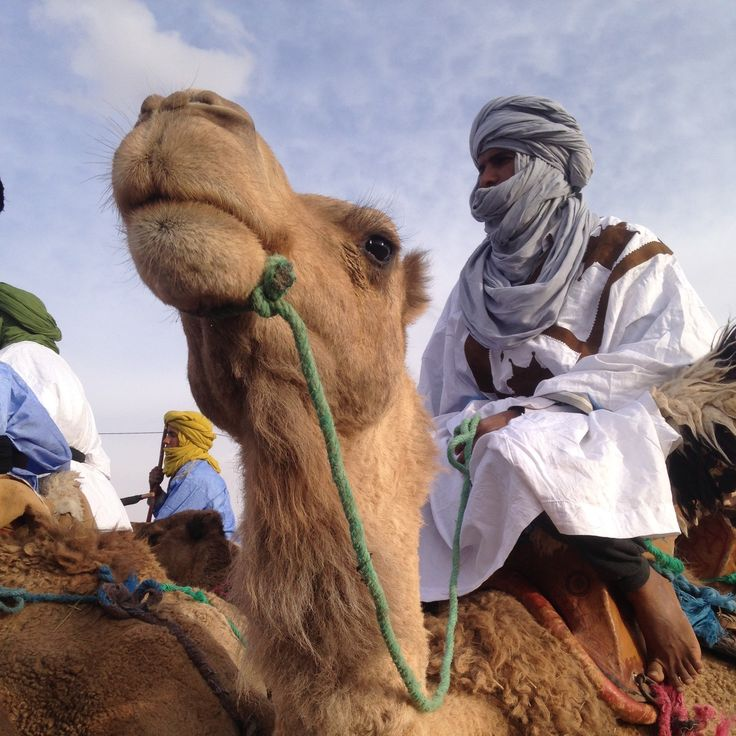
#> input picture 99a28395d6c0e059ea4585a6e94df5c9.jpg, 736 x 736 px
$ python steganography.py
#> lines starting #> are read from the running program, lines starting #| are printed output that depends on the picture; after the words box and inside, x2 and y2 are one past the last pixel; in counts of white or black regions, pixels touching at a corner belong together
### image_analyzer.py
#!/usr/bin/env python3
# -*- coding: utf-8 -*-

"""
Module d'analyse d'image pour la stéganographie LSB
Ce script identifie les zones optimales d'une image pour l'insertion
de données cachées en utilisant la méthode LSB.
"""

import cv2
import numpy as np
import matplotlib.pyplot as plt
from pathlib import Path

class ImageAnalyzer:
    """Classe pour analyser une image et trouver les meilleures zones pour la stéganographie LSB."""

    def __init__(self, image_path):
        """
        Initialise l'analyseur avec le chemin de l'image.

        Args:
            image_path (str): Chemin vers l'image à analyser
        """
#> called with image_path = '99a28395d6c0e059ea4585a6e94df5c9.jpg'
        self.image_path = Path(image_path)
        self.image = cv2.imread(str(image_path))
#> self.image is the input picture: shape (736, 736, 3); mean B, G, R 129.8, 130.8, 146.4
        if self.image is None:
            raise FileNotFoundError(f"Impossible de charger l'image: {image_path}")

        # Convertir l'image de BGR à RGB pour l'affichage
        self.image_rgb = cv2.cvtColor(self.image, cv2.COLOR_BGR2RGB)

        # Convertir en niveaux de gris pour les analyses de texture
        self.gray_image = cv2.cvtColor(self.image, cv2.COLOR_BGR2GRAY)
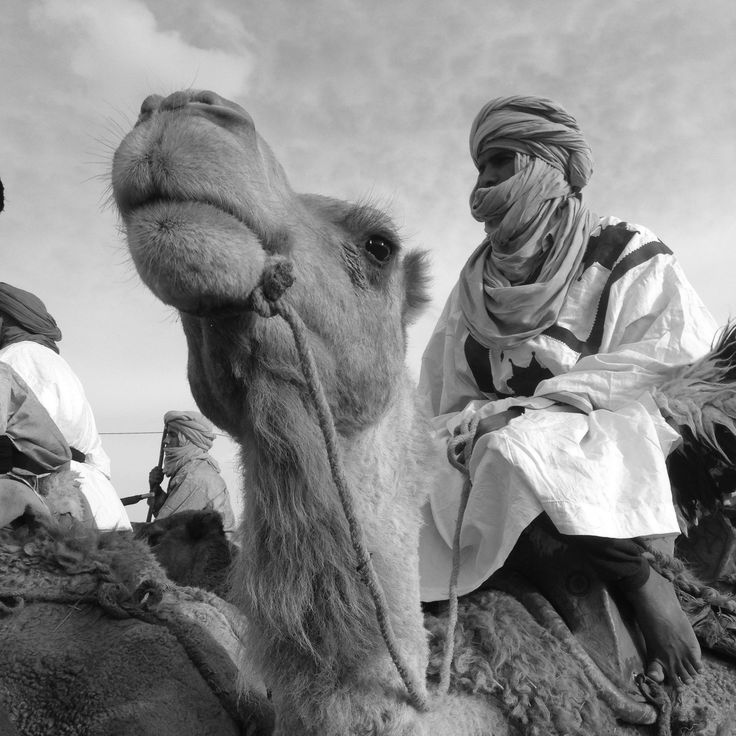
#> self.gray_image: shape (736, 736); min 1, max 255, mean 135.4

        # Dimensions de l'image
        self.height, self.width = self.gray_image.shape[:2]
#> self.height = 736; self.width = 736

    def calculate_edge_density(self, block_size=8):
        """
        Calcule la densité des contours de l'image en utilisant le détecteur de Canny.
        Les zones avec beaucoup de contours sont généralement bonnes pour cacher des données.

        Args:
            block_size (int): Taille des blocs pour l'analyse

        Returns:
            np.ndarray: Carte de chaleur indiquant les densités de contours
        """
#> called with block_size = 16
        # Détection des contours avec Canny
        edges = cv2.Canny(self.gray_image, 100, 200)
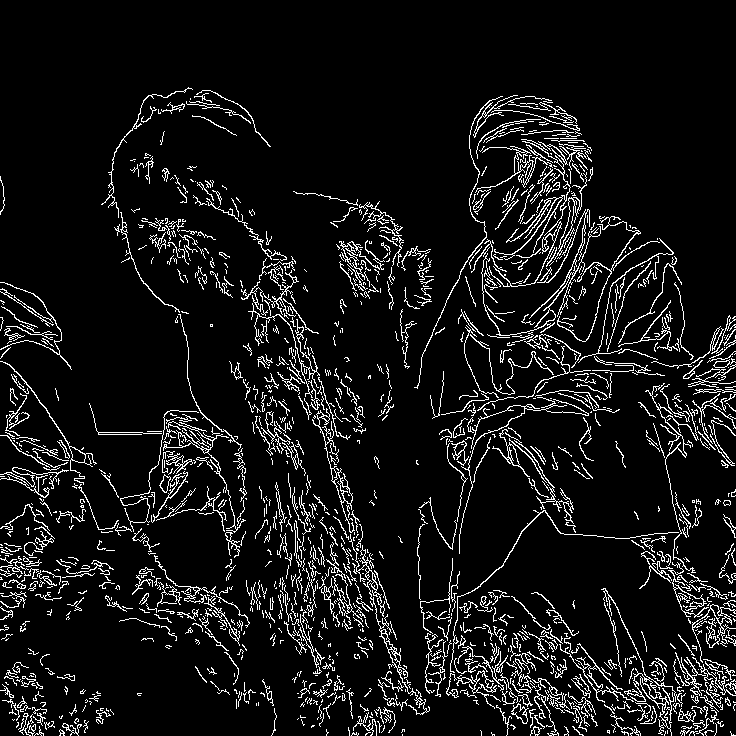
#> edges: shape (736, 736); 8.2% white in thin lines or dots, all inside (x1, y1, x2, y2) = (0, 87, 736, 736)

        # Initialiser la carte de densité
        h_blocks = self.height // block_size
#> h_blocks = 46
        w_blocks = self.width // block_size
#> w_blocks = 46
        edge_density_map = np.zeros((h_blocks, w_blocks))

        # Calculer la densité des contours par bloc
        for y in range(h_blocks):
            for x in range(w_blocks):
                y1, y2 = y * block_size, (y + 1) * block_size
                x1, x2 = x * block_size, (x + 1) * block_size
                block = edges[y1:y2, x1:x2]
                edge_density_map[y, x] = np.sum(block) / (block_size * block_size)
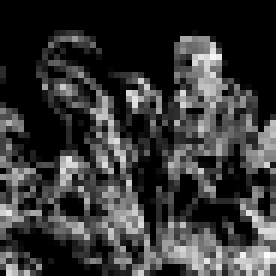
#> edge_density_map: shape (46, 46) float64 (shown 6 times larger); min 0, max 98.61, mean 21; drawn with min black and max white

        return edge_density_map

    def calculate_texture_complexity(self, block_size=8):
        """
        Calcule la complexité de texture en utilisant les écarts types locaux.
        Les zones à haute complexité sont idéales pour la stéganographie.

        Args:
            block_size (int): Taille des blocs pour l'analyse

        Returns:
            np.ndarray: Carte de chaleur indiquant la complexité de texture
        """
#> called with block_size = 16
        # Initialiser la carte de complexité
        h_blocks = self.height // block_size
#> h_blocks = 46
        w_blocks = self.width // block_size
#> w_blocks = 46
        texture_map = np.zeros((h_blocks, w_blocks))

        # Calculer l'écart type local pour chaque bloc
        for y in range(h_blocks):
            for x in range(w_blocks):
                y1, y2 = y * block_size, (y + 1) * block_size
                x1, x2 = x * block_size, (x + 1) * block_size
                block = self.gray_image[y1:y2, x1:x2]
                texture_map[y, x] = np.std(block)
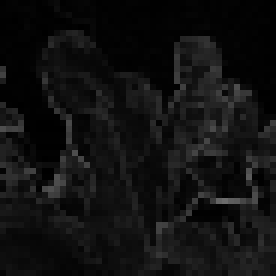
#> texture_map: shape (46, 46) float64 (shown 6 times larger); min 0, max 107.6, mean 17

        return texture_map

    def detect_optimal_regions(self, block_size=8, threshold_percentile=75):
        """
        Identifie les régions optimales pour l'insertion de données en combinant
        la densité des contours et la complexité de texture.

        Args:
            block_size (int): Taille des blocs pour l'analyse
            threshold_percentile (int): Percentile pour déterminer le seuil des zones optimales

        Returns:
            tuple: (image originale avec zones optimales marquées, masque binaire des zones optimales)
        """
        # Obtenir les cartes d'analyse
        edge_map = self.calculate_edge_density(block_size)
        texture_map = self.calculate_texture_complexity(block_size)

        # Combiner les deux métriques (pondération égale)
        combined_map = 0.5 * edge_map + 0.5 * texture_map
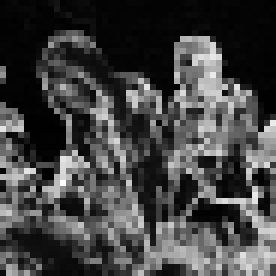
#> combined_map: shape (46, 46) float64 (shown 6 times larger); min 0, max 71.9, mean 19; drawn with min black and max white

        # Normaliser entre 0 et 1
        combined_map = (combined_map - np.min(combined_map)) / (np.max(combined_map) - np.min(combined_map))

        # Trouver les régions au-dessus du seuil (zones les plus complexes)
        threshold = np.percentile(combined_map, threshold_percentile)
#> threshold = 0.459
        optimal_regions = combined_map >= threshold
#> optimal_regions: shape (46, 46) bool; 25% white in thin lines or dots, all inside (x1, y1, x2, y2) = (0, 6, 46, 46)

        # Créer un masque à la taille de l'image originale
        mask = np.zeros((self.height, self.width), dtype=np.uint8)
        for y in range(optimal_regions.shape[0]):
            for x in range(optimal_regions.shape[1]):
                if optimal_regions[y, x]:
                    y1, y2 = y * block_size, (y + 1) * block_size
                    x1, x2 = x * block_size, (x + 1) * block_size
                    mask[y1:y2, x1:x2] = 255
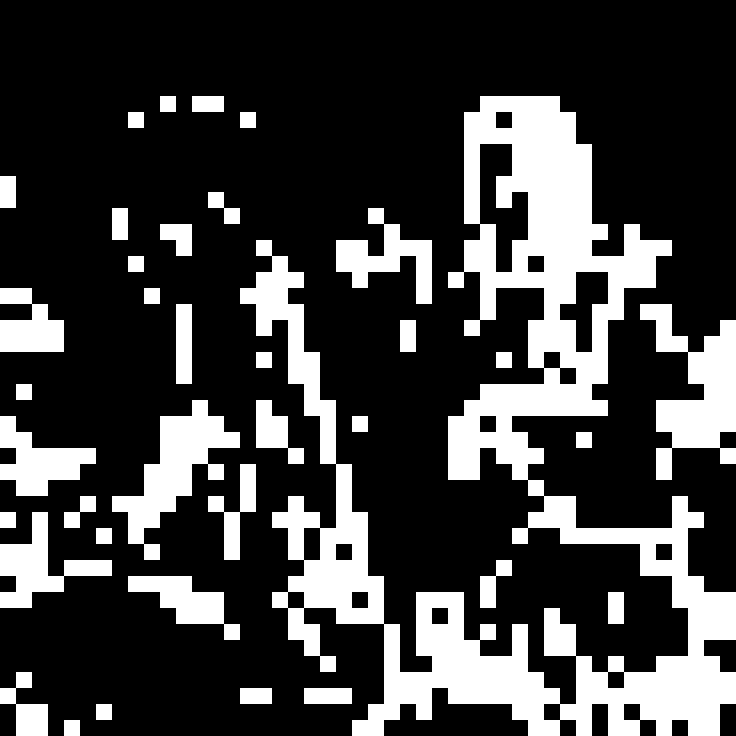
#> mask: shape (736, 736); 25% white; 37 white regions, largest, box (x1, y1, x2, y2) and area: (240, 96, 736, 736) 86272, (640, 304, 736, 480) 8192, (112, 400, 240, 560) 7168

        # Créer une visualisation de l'image avec les zones optimales en surbrillance
        highlighted_image = self.image_rgb.copy()
        highlight_color = np.array([0, 255, 0], dtype=np.uint8)  # Vert

        for y in range(self.height):
            for x in range(self.width):
                if mask[y, x] == 255:
                    # Appliquer une légère teinte verte aux pixels des zones optimales
                    highlighted_image[y, x] = (highlighted_image[y, x] * 0.7 + highlight_color * 0.3).astype(np.uint8)
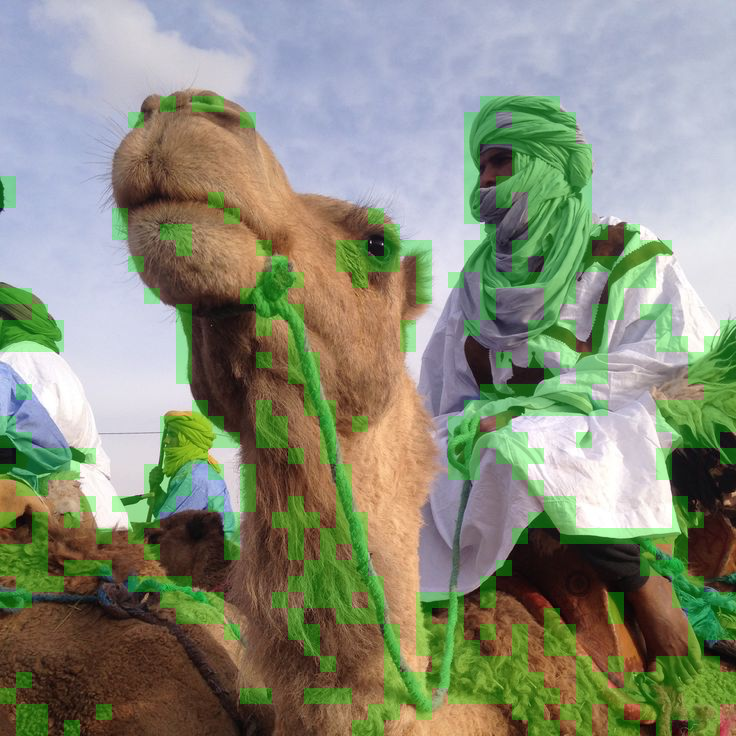
#> highlighted_image: shape (736, 736, 3); mean R, G, B 136.8, 141.8, 122.4

        return highlighted_image, mask

    # [71 lines left out: functions visualize_analysis, main, not called in this run]


# [2 lines that do not run on import are left out]

### steganography.py
#!/usr/bin/env python3
# -*- coding: utf-8 -*-

"""
Module d'insertion de données secrètes pour la stéganographie LSB
Ce script permet d'insérer des données dans les zones optimales d'une image
en utilisant la méthode LSB (Least Significant Bit).
"""

import cv2
import numpy as np
from pathlib import Path
import os
import struct
from image_analyzer import ImageAnalyzer


class SteganographyEncoder:
    """Classe pour encoder des données secrètes dans une image en utilisant la stéganographie LSB."""

    def __init__(self, image_path, block_size=16, threshold_percentile=75):
        """
        Initialise l'encodeur de stéganographie.

        Args:
            image_path (str): Chemin vers l'image à utiliser
            block_size (int): Taille des blocs pour l'analyse des zones optimales
            threshold_percentile (int): Percentile pour déterminer le seuil des zones optimales
        """
        self.image_path = Path(image_path)
        self.block_size = block_size
        self.threshold_percentile = threshold_percentile

        # Initialiser l'analyseur d'image pour trouver les zones optimales
        self.analyzer = ImageAnalyzer(image_path)

        # Obtenir l'image et le masque des zones optimales
        _, self.optimal_mask = self.analyzer.detect_optimal_regions(
            block_size=self.block_size,
            threshold_percentile=self.threshold_percentile
        )

        # Calculer la capacité d'insertion (en octets)
        optimal_pixels = np.sum(self.optimal_mask) // 255
#> optimal_pixels = 135424
        self.capacity = optimal_pixels * 3 // 8  # 3 canaux, 1 bit par canal, 8 bits par octet
#> self.capacity = 50784

        # Charger l'image en mode BGR pour le traitement
        self.image = cv2.imread(str(image_path))

        # Dimensions de l'image
        self.height, self.width, self.channels = self.image.shape
#> self.channels = 3

        # Liste des coordonnées optimales pour l'insertion (dans l'ordre)
        self.optimal_pixels = self._get_optimal_pixels()

    def _get_optimal_pixels(self):
        """
        Obtient les coordonnées de tous les pixels optimaux selon le masque.

        Returns:
            list: Liste de tuples (y, x, c) représentant les coordonnées des pixels optimaux
                  et leur canal (0=B, 1=G, 2=R)
        """
        optimal_coords = []

        # Pour chaque pixel optimal, nous pouvons utiliser les 3 canaux (B, G, R)
        for y in range(self.height):
            for x in range(self.width):
                if self.optimal_mask[y, x] == 255:  # Si c'est un pixel optimal
                    for c in range(self.channels):
                        optimal_coords.append((y, x, c))
#| Capacité d'insertion: 50784.0 octets

        return optimal_coords

    def _text_to_bits(self, text):
        """
        Convertit un texte en une chaîne de bits.

        Args:
            text (str): Texte à convertir

        Returns:
            str: Chaîne de bits (ex: '101010101...')
        """
        # Convertir le texte en bytes
        text_bytes = text.encode('utf-8')

        # Convertir chaque byte en bits
        bits = ''.join([format(byte, '08b') for byte in text_bytes])

        return bits

    # [32 lines left out: function _file_to_bits, not called in this run]

    def _check_capacity(self, data_bits):
        """
        Vérifie si l'image a une capacité suffisante pour insérer les données.

        Args:
            data_bits (str): Chaîne de bits à insérer

        Returns:
            bool: True si la capacité est suffisante, False sinon
        """
        # Ajouter 32 bits pour stocker la longueur des données
        total_bits = len(data_bits) + 32

        # Vérifier la capacité (nombre de pixels optimaux)
        return total_bits <= len(self.optimal_pixels)

    def _embed_bits_lsb(self, bits):
        """
        Intègre les bits dans l'image en utilisant la technique LSB.

        Args:
            bits (str): Chaîne de bits à insérer

        Returns:
            np.ndarray: Image avec les données intégrées
        """
        # Créer une copie de l'image pour ne pas modifier l'original
        stego_image = self.image.copy()

        # Ajouter la longueur des données au début (32 bits)
        length_bits = format(len(bits), '032b')
        all_bits = length_bits + bits

        total_bits = len(all_bits)

        # Vérifier la capacité une dernière fois
        if total_bits > len(self.optimal_pixels):
            raise ValueError(f"Capacité insuffisante. Besoin de {total_bits} bits, mais seulement {len(self.optimal_pixels)} disponibles.")

        # Insérer chaque bit dans le LSB des pixels optimaux
        for i, bit in enumerate(all_bits):
            if i >= len(self.optimal_pixels):
                break

            y, x, c = self.optimal_pixels[i]

            # Modifier le bit le moins significatif du pixel
            pixel_value = stego_image[y, x, c]

            # Effacer le LSB et définir la nouvelle valeur
            new_value = (pixel_value & 0xFE) | int(bit)
            stego_image[y, x, c] = new_value
#> this loop made 848 passes
#> (pixel_value, new_value) on passes 1 to 3: (124, 124), (124, 124), (148, 148)
#> stego_image: shape (736, 736, 3); 0.05% of pixels changed, all inside (x1, y1, x2, y2) = (160, 96, 560, 99)

        return stego_image

    def encode_text(self, secret_text, output_path=None):
        """
        Encode un texte secret dans l'image en utilisant les zones optimales.

        Args:
            secret_text (str): Texte à cacher dans l'image
            output_path (str, optional): Chemin de sortie pour l'image stéganographiée

        Returns:
            str: Chemin de l'image stéganographiée
        """
        # Convertir le texte en bits
        text_bits = self._text_to_bits(secret_text)

        # Vérifier la capacité
        if not self._check_capacity(text_bits):
            text_len_bytes = len(text_bits) // 8
            raise ValueError(
                f"Le texte est trop long ({text_len_bytes} octets) pour la capacité de l'image ({self.capacity} octets)."
            )

        # Intégrer les bits dans l'image
        stego_image = self._embed_bits_lsb(text_bits)

        # Définir le chemin de sortie
        if output_path is None:
            output_path = str(self.image_path.parent / f"{self.image_path.stem}_stego.png")

        # Enregistrer l'image
        cv2.imwrite(output_path, stego_image)

        print(f"Message caché avec succès dans: {output_path}")
        print(f"Taille du message: {len(text_bits) // 8} octets")

        return output_path

    # [39 lines left out: function encode_file, not called in this run]


def main():
    """Fonction principale pour tester l'encodeur de stéganographie."""
    # Chemin de l'image
    image_path = "99a28395d6c0e059ea4585a6e94df5c9.jpg"

    # Créer l'encodeur
    encoder = SteganographyEncoder(image_path, block_size=16, threshold_percentile=75)

    # Afficher la capacité
    print(f"Capacité d'insertion: {encoder.capacity} octets")

    # Option 1: Encoder un texte
    message_secret = "Ceci est un message secret caché dans l'image en utilisant les zones optimales identifiées par l'IA."
    encoder.encode_text(message_secret)

    # Option 2: Encoder un fichier (exemple avec un fichier texte)
    # with open("secret.txt", "w") as f:
    #     f.write("Contenu secret pour tester l'insertion de fichier.")
    # encoder.encode_file("secret.txt")


if __name__ == "__main__":
    main()
